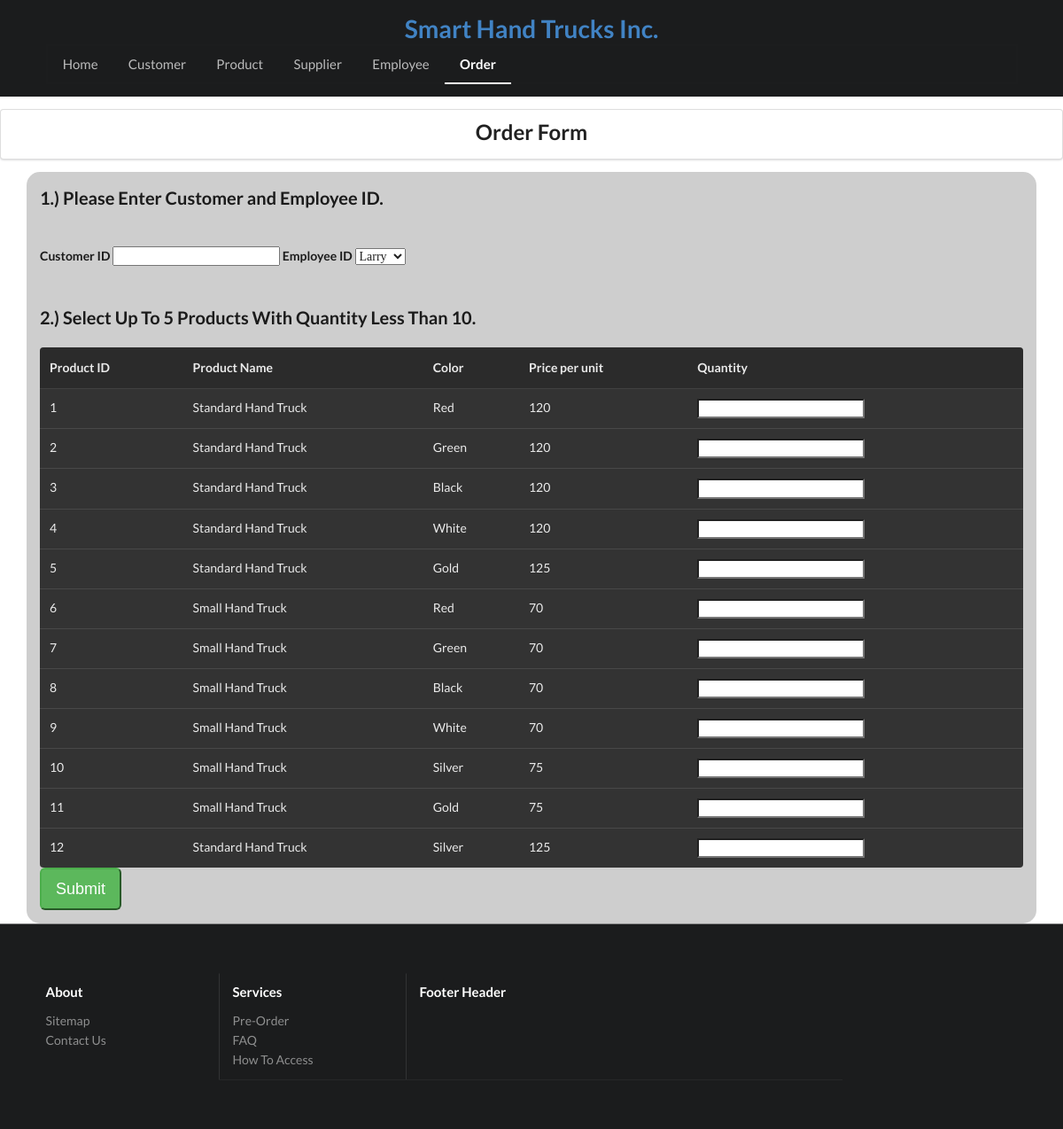
/order, run on the app's committed database.
### tables this page shows
CREATE TABLE 'Product' ('Product_ID' INTEGER PRIMARY KEY AUTOINCREMENT,'Product_Name' varchar(20) NOT NULL,'Color' varchar(5) NOT NULL,'Price' varchar(5), "Inventory" integer);

### app.py (the view)
@app.route("/order")
def order():
    con = sqlite3.connect('file.db')
    cursorObj = con.cursor()
    cursorObj.execute('SELECT * FROM Product;')
    results = cursorObj.fetchall()
    cursorObj.execute('SELECT * FROM Employee;')
    employeelist=cursorObj.fetchall()
    con.close()
    return render_template("order.html", employeelist=employeelist, result=results)

### templates/order.html
{% extends "base.html" %}
{% set active_page = "order" %}
{% block body %}
    <div class="ui segment">
      <h2 class="ui center aligned header">Order Form</h2>
    </div>
   <main class="container">
    <form action="/submitorder" method="POST">
    <div class="row">
    <div class="col-lg-12 col-md-12 col-ms-12 col-xs-12">
    <p id="steps"><b>1.) Please Enter Customer and Employee ID.</b></p><br>
        <label for="CustomerID"> Customer ID</label>
        <input type="number" name="CustomerID" id="CustomerID" required>
        <label for="EmployeeID"> Employee ID</label>
        <select name="EmployeeID" style="font-family:verdana" id="EmployeeID" required>
            {% for j in employeelist %}
	            <option value={{j[0]}}>{{j[1]}}</option>
            {% endfor %}
         </select>
         <br><br><br>
    </div>
    <div class="col-lg-12 col-md-12 col-ms-12 col-xs-12">
        <p id="steps"><b> 2.) Select Up To 5 Products With Quantity Less Than 10.</b></p>
        <table class="ui selectable inverted table">
            <thead>
                <tr>
                  <th>Product ID</th>
                  <th>Product Name</th>
                  <th>Color</th>
                  <th>Price per unit</th>
                  <th>Quantity</th>
                </tr>
             </thead>
          <tbody>
              {% for res in result %}
                <tr>
                    <td>{{ res[0] }}</td>
                    <td>{{ res[1] }}</td>
                    <td>{{ res[2] }}</td>
                    <td>{{ res[3] }}</td>
                    <td><input type="text" id="q{{res[0]}}" name="q{{res[0]}}"></td>
                </tr>
              {% endfor %}
          </tbody>
        </table>
    </div>
    <div class="col-lg-12 col-md-12 col-ms-12 col-xs-12">
    <input type="submit" class="btn-success btn-lg">
    </div>
    </div>
    </form>
    </main>
{% endblock %}

### static/style.css (style rules this page uses)
body { min-height: 100vh; }
#q1, #q2, #q3, #q4, #q5, #q6, #q7, #q8, #q9, #q10, #q11, #q12 { color: black; }
#steps { font-size:20px; }
form { background-color: #CECECE; border-radius: 15px; padding: 15px; }

### data on the page
Product: Product_ID "1", Product_Name "Standard Hand Truck", Color "Red", Price "120"
Product: Product_ID "2", Product_Name "Standard Hand Truck", Color "Green", Price "120"
Product: Product_ID "3", Product_Name "Standard Hand Truck", Color "Black", Price "120"
Product: Product_ID "4", Product_Name "Standard Hand Truck", Color "White", Price "120"
Product: Product_ID "5", Product_Name "Standard Hand Truck", Color "Gold", Price "125"
Product: Product_ID "6", Product_Name "Small Hand Truck", Color "Red", Price "70"
Product: Product_ID "7", Product_Name "Small Hand Truck", Color "Green", Price "70"
Product: Product_ID "8", Product_Name "Small Hand Truck", Color "Black", Price "70"
Product: Product_ID "9", Product_Name "Small Hand Truck", Color "White", Price "70"
Product: Product_ID "10", Product_Name "Small Hand Truck", Color "Silver", Price "75"
Product: Product_ID "11", Product_Name "Small Hand Truck", Color "Gold", Price "75"
Product: Product_ID "12", Product_Name "Standard Hand Truck", Color "Silver", Price "125"

### other printed values
{{ caption|e }} "Home" "Customer" "Product" "Supplier" "Employee" "Order"
form field EmployeeID "Larry"
